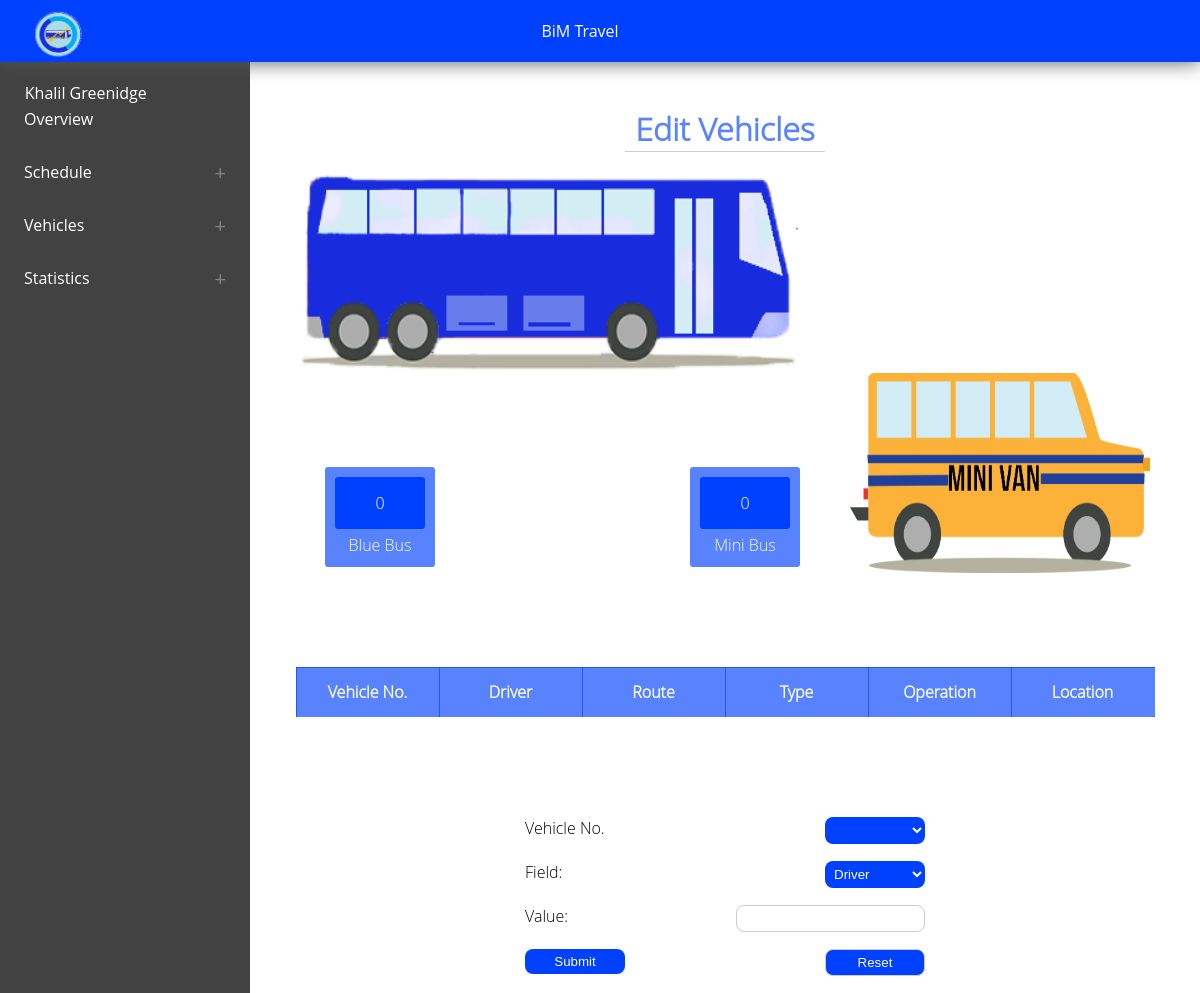
The app's page /editvehicles.php, older data.
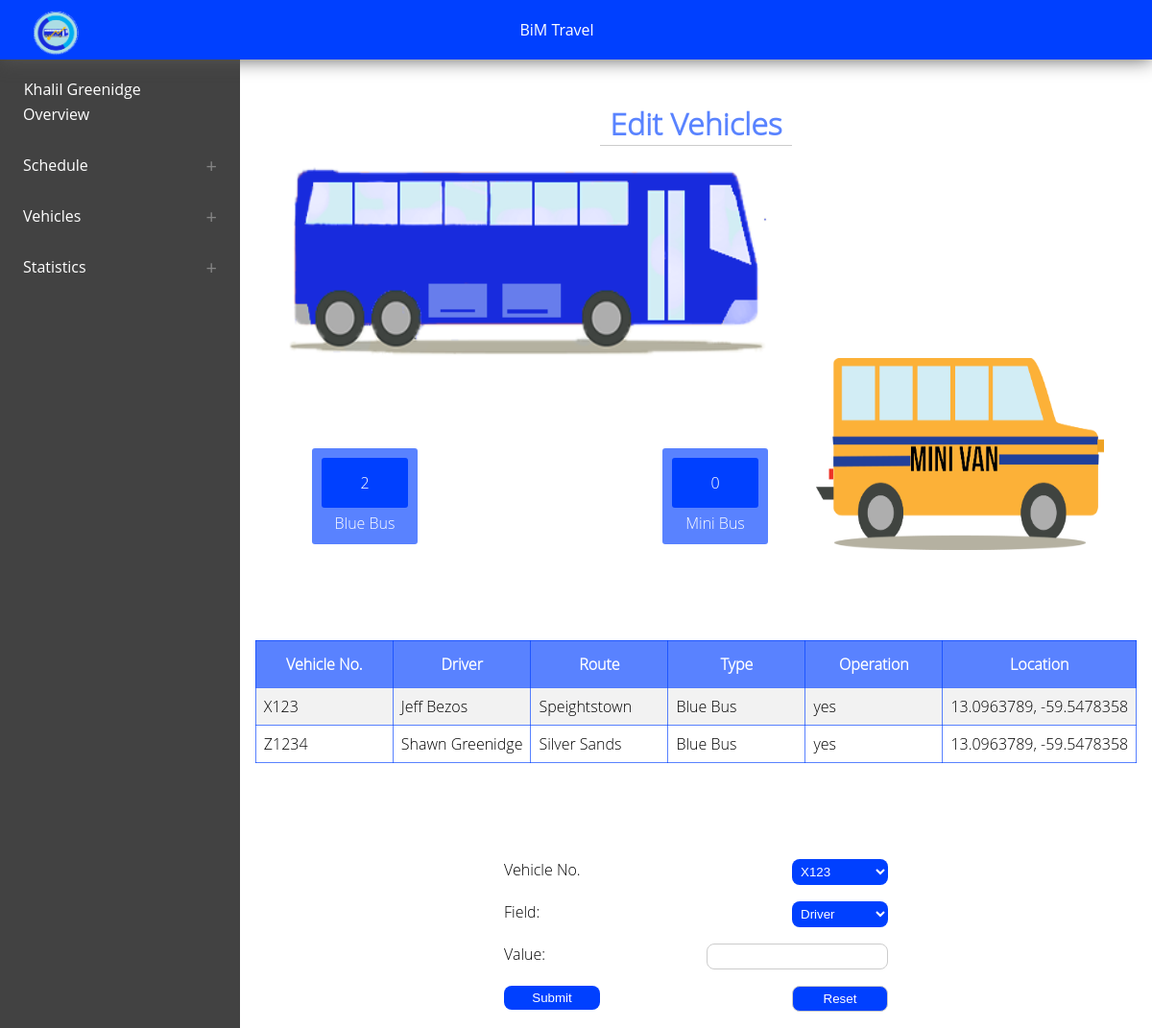
The same page, newer data.
### tables this page shows
CREATE TABLE `vehicles` (
  `id` int(11) NOT NULL,
  `vehicle_no` text NOT NULL,
  `driver` varchar(30) NOT NULL,
  `route` varchar(30) NOT NULL,
  `type` varchar(20) NOT NULL,
  `operational` varchar(3) NOT NULL,
  `avgfuelconsumption` double NOT NULL,
  `milleage` double NOT NULL,
  `location` text DEFAULT NULL
);

### editvehicles.php (the view, shortened to what this page needs)
<?php include 'head&nav.php';?>
	<div class="content editvehicles">
		<h1>Edit Vehicles</h1>
		<?php include 'display.php';?>
		<form method="post" action="<?php echo htmlspecialchars($_SERVER["PHP_SELF"]);?>">
			Vehicle No. <select name="vehicle_no" required >
						<?php
							$server = "localhost";
							$user = "root";
							$pwd = "";
							$db = "bimtravel";
							$con = mysqli_connect($server, $user, $pwd, $db);
							$sql = "SELECT vehicle_no FROM vehicles";
							$q = mysqli_query($con, $sql);
							if(!$con ||!$q ){
								die('Error: '.mysqli_error($con));
							}
							else{
								while($row = mysqli_fetch_assoc($q)){
									echo '
									<option value="'.$row["vehicle_no"].'">'.$row["vehicle_no"].'</option>
									';
								}
							}
						?>
						</select> <br/><br/>
			Field: <select name="field" required >
						<option value="driver">Driver</option>
					</select> <br/><br/>
			Value:		<input type="text" name="value" required />
			<br/><br/>
			<input style="float: left;" type="submit" />		<input type="reset" />
		</form>
		<br/><br/>
	</div>
</div>
</body>
</html>

### display.php (shortened to what this page needs)
<?php
	$server = "localhost";
	$user = "root";
	$pwd = "";
	$db = "bimtravel";
	$con = mysqli_connect($server, $user, $pwd, $db);
	$sql = "SELECT * FROM vehicles WHERE Type='blue bus'";
	$q = mysqli_query($con, $sql);
	$type1 = mysqli_num_rows($q);
	$sql2 = "SELECT * FROM vehicles WHERE Type='mini bus'";
	$q2 = mysqli_query($con, $sql2);
	$type2 = mysqli_num_rows($q2)
?>
	<div id="display">
		<div id="imgs">
			<img src="imgs/bus.png" style="width: 500px;"/>
			<img src="imgs/minivan.png" style="float: right;" />
		</div>
		<br/><br/>
		<div id="counter-container">
			<div class="counter" style="float: left">
				<span class="inner-counter"><?php echo $type1;?></span>
				<span class="smalltext">Blue Bus</span>
			</div>
			<div class="counter" style="float: right;">
				<span class="inner-counter"><?php echo $type2;?></span>
				<span class="smalltext">Mini Bus</span>
			</div>
		</div>
	</div>
	<table>
			<tr>
				<th>Vehicle No.</th>
				<th>Driver</th>
				<th>Route</th>
				<th>Type</th>
				<th>Operation</th>
				<th>Location</th>
			</tr>
			<?php
				$sql = "SELECT * FROM vehicles";
				$q = mysqli_query($con, $sql);
				if(!$con || !$db ||!$q ){
					die('Error: '.mysqli_error($con));
					echo 'something went wrong';
				}
				else{
					while($row = mysqli_fetch_assoc($q)){
						echo '
						<tr>
							<td> '.$row["vehicle_no"].'</td>
							<td> '.$row["driver"].'</td>
							<td> '.$row["route"].'</td>
							<td> '.$row["type"].'</td>
							<td> '.$row["operational"].'</td>
							<td> '.$row["location"].'</td>
						</tr>
						';
					}
				}
			?>
		</table>

Row changes from the older to the newer data that the page shows:
added vehicles: vehicle_no "X123", driver "Jeff Bezos", route "Speightstown", type "Blue Bus", operational "yes", location "13.0963789, -59.5478358"
added vehicles: vehicle_no "Z1234", driver "Shawn Greenidge", route "Silver Sands", type "Blue Bus", operational "yes", location "13.0963789, -59.5478358"
Text that changed along with them:
$type1: "0" → "2"
form field vehicle_no: (not shown) → "X123"
